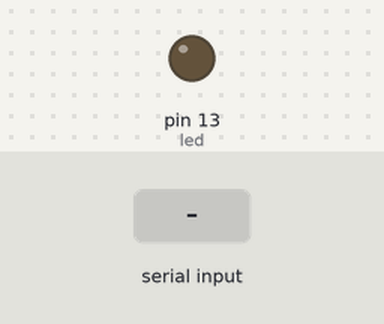
Bench run of a sketch on a simulated Arduino Uno, built with avr-gcc and run on an emulated ATmega328P. Parts: output pins drawn as LEDs (lit = HIGH). Dashed ring = blinking. The test bench sets the inputs (shaded band).

Above: at 1.2 s.
1.3 s: "w90\n" received over Serial
At 2.41 s:
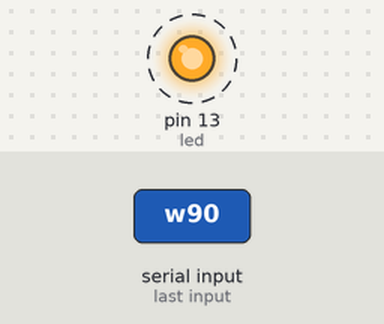
Timing chart, 0 to 7.2 s (numbered marks = the images above; inputs shaded):
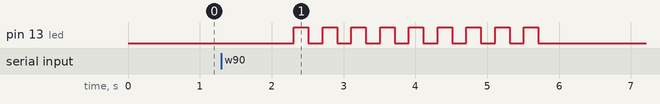

Measured:
- after the input at 1.3 s, pin 13 (led): alternates HIGH for 0.20 s and LOW for 0.20 s, 18 changes in all, then stays LOW, starting after 1.0 s

The sketch:

serial_interface2.ino
```cpp
#define DEBUG false

#if DEBUG
#define READ_BUFF_SIZE 8
#define WRITE_BUFF_SIZE 5
#else
#define READ_BUFF_SIZE 7
#define WRITE_BUFF_SIZE 4
#endif


/**
   Write buffer is a byte array of size four. With the following order of elements:
   1. Potentiometer reading with mapping (0-255) to (0-5V)
   2. SharpIR sensor reading with mapping (0-255) to (10cm-80cm)
   3. Ultrasonic sensor
   4. Slot Sensor 0 or 255 to indicate ON or OFF

   Read Buffer  is a byte buffer of size seven used to control the actuators:
   1. which actuator to control: 0 - STOP & RESET everything, 1 - stepper, 2 - servo, 3 - dc motor-position, 4 - dc motor-velocity
   2. stepper
   3. servo
   4. dc-motor - position control - direction
   5. dc-motor - position control - target position (degrees 0 to 360 0 to -360)
   6. dc-motor - velocity control - direction
   7. dc-motor - velocity control - target velocity (rpm)

   To just stop the DC motor - send 3 or 4 and target position/velocity = 0
*/

uint8_t read_buff[READ_BUFF_SIZE];
uint8_t write_buff[WRITE_BUFF_SIZE];
uint8_t control_var[1];
bool hasRead = false;
bool hasWritten = false;


int led = 13;


void setup() {
  pinMode(led, OUTPUT);

  Serial.begin(9600);
}

void loop() {
  if (Serial.available() > 0) {

    // read for 'r' or 'w'
    int temp = Serial.readBytes(control_var, 1);

    if ((char)control_var[0] == 'r') {

      //      hasRead = false;
      //      temp = Serial.readBytes(arr, READ_BUFF_SIZE);
      //      hasRead = true;
      //      triggerActions();

//      digitalWrite(led, HIGH);   // turn the LED on (HIGH is the voltage level)
//      delay(200);               // wait for a second
//      digitalWrite(led, LOW);    // turn the LED off by making the voltage LOW
    } else if ((char)control_var[0] == 'w') {
      Serial.flush();
      read_buff[0] = 0;
      delay(10);

      int temp = Serial.readBytes(read_buff, READ_BUFF_SIZE);
      //      hasWritten = false;
      //      for (uint8_t i = 0 ; i < WRITE_BUFF_SIZE; i++) {
      //        Serial.write(write_buff[i]);
      //      }
      //      hasWritten = true;

      for (int i = 0; i < (int)read_buff[0] - 48; i++ ) {
        digitalWrite(led, HIGH);   // turn the LED on (HIGH is the voltage level)
        delay(200);               // wait for a second
        digitalWrite(led, LOW);    // turn the LED off by making the voltage LOW
        delay(200);               // wait for a second

      }
    }
  }
}
```
